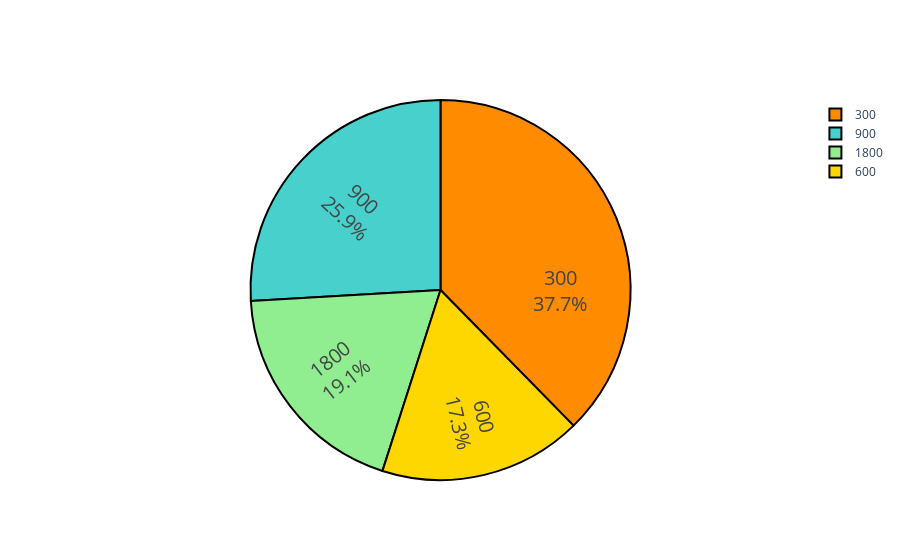

Notebook code cell kept with this figure:
### Markdown cell above
# Plotting Pie Graph for rest durations

### Code cell
import plotly.graph_objects as go
colors = ['gold', 'mediumturquoise', 'darkorange', 'lightgreen']

x=[]
y=[]
for key in rest_patterns:
    x.append(key)
    y.append(rest_patterns[key])

fig = go.Figure(data=[go.Pie(labels=x,
                             values=y,
                             insidetextorientation='radial')])
fig.update_traces(hoverinfo='label+value', textinfo='label+percent', textfont_size=20,
                  marker=dict(colors=colors, line=dict(color='#000000', width=2)))
fig.show()

### Figure 1 — Plotly figure (JSON) as saved in the notebook; plotly's stock layout.template omitted (floating-point values rounded to 4 significant figures)
{"data": [{"hoverinfo": "label+value", "insidetextorientation": "radial", "labels": ["600", "900", "300", "1800"], "marker": {"colors": ["gold", "mediumturquoise", "darkorange", "lightgreen"], "line": {"color": "#000000", "width": 2}}, "textfont": {"size": 20}, "textinfo": "label+percent", "type": "pie", "values": [56, 84, 122, 62]}], "layout": {}}
